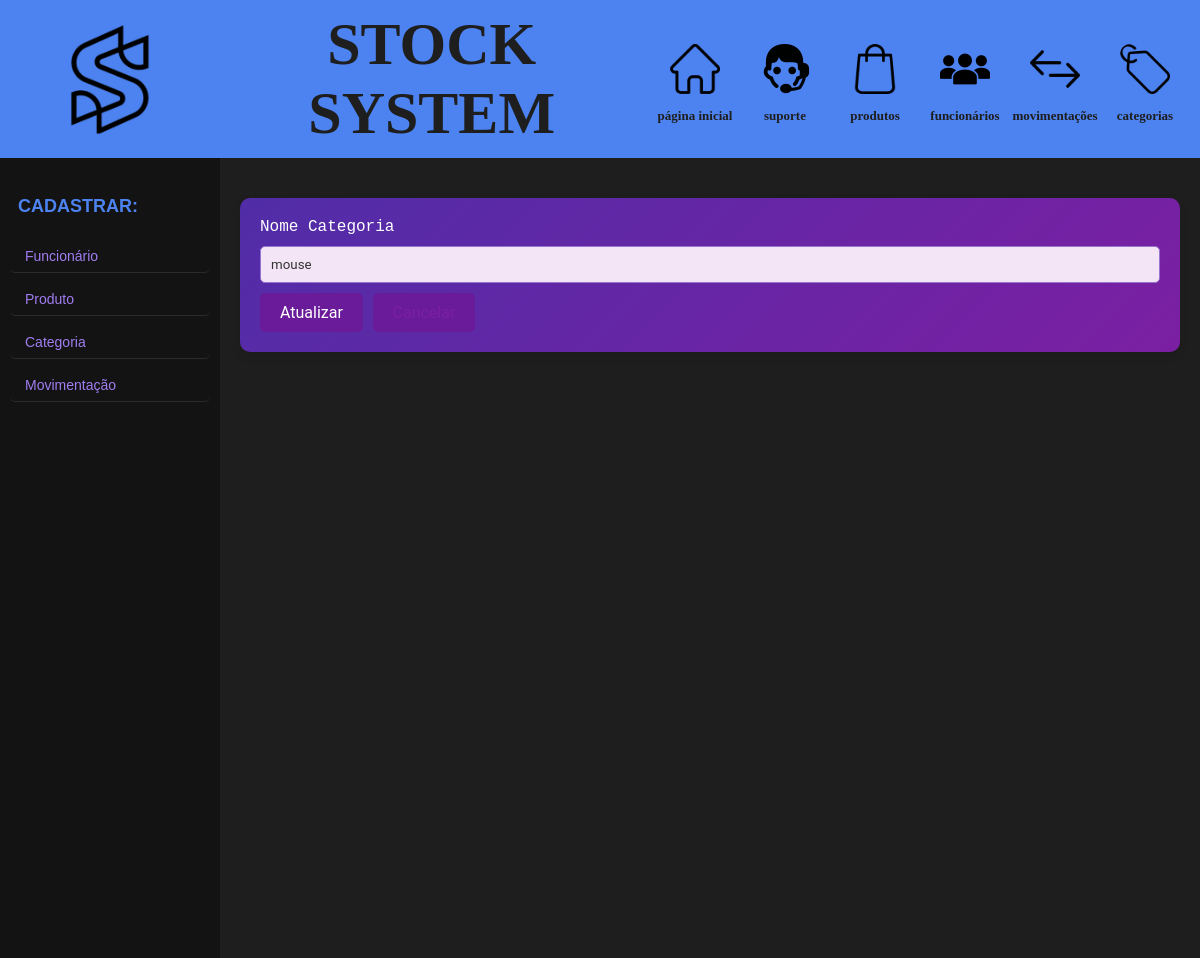
Page /editar_categoria/1 on the earlier database version.
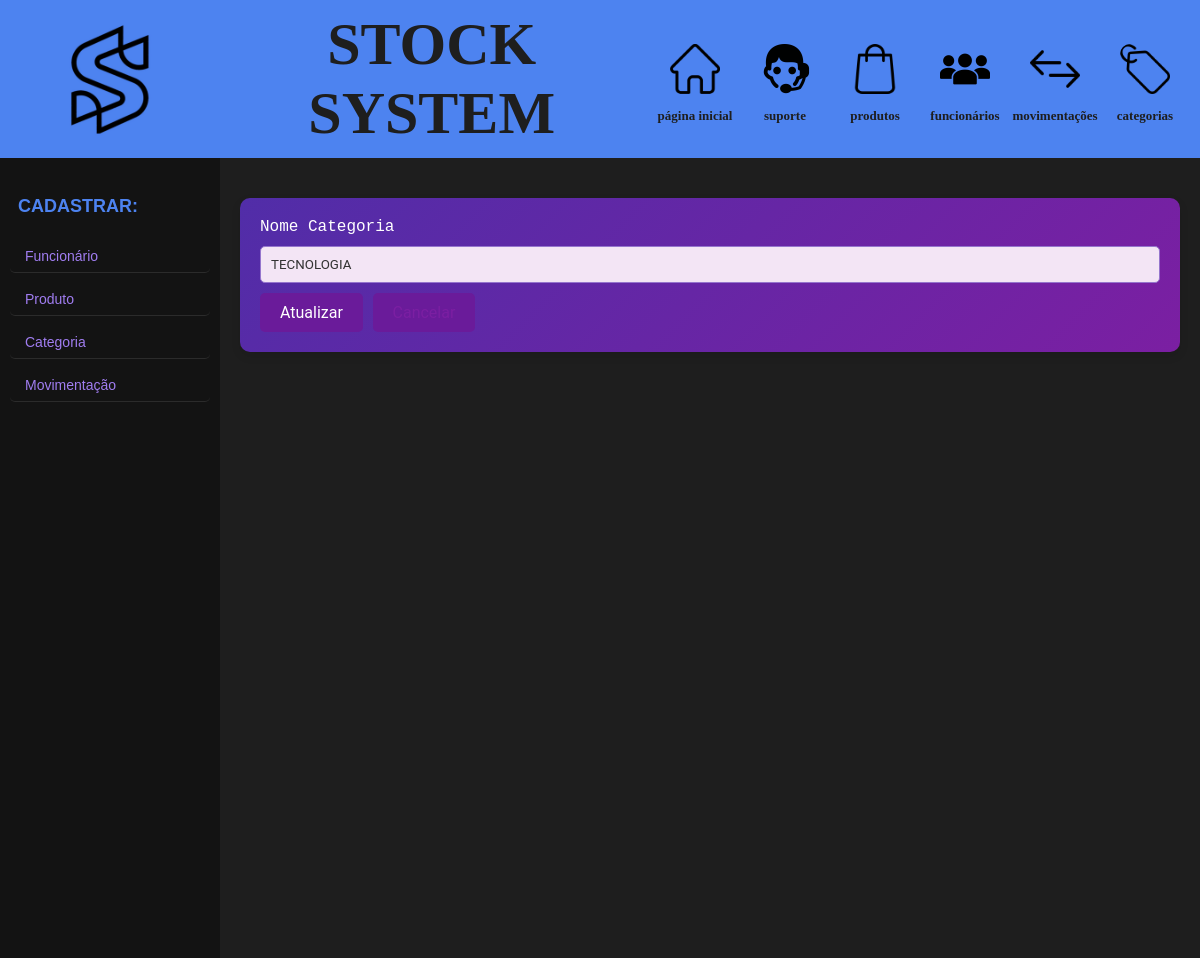
Same page on the later database version.
### models.py (models this page shows, shortened)
class Categoria(Base):
    __tablename__ = 'categoria'
    id = Column(Integer, primary_key=True)
    name_categoria = Column(String(20), nullable=False)
    def __repr__(self):
        return '<Categoria: name_categoria: {} id: {}>'.format(self.name_categoria, self.id)

### app.py (the view, shortened to what this page needs)
@app.route('/editar_categoria/<int:id_categoria>', methods=['POST', 'GET'])
def editar_categoria(id_categoria):
    categoria_resultado = db_session.execute(select(Categoria).filter_by(id=int(id_categoria))).scalar()
    print(categoria_resultado)
    if not categoria_resultado:
        flash("Categoria nÃ£o encontrado", "error")
        return redirect(url_for('categoria'))
    return render_template('editar_categoria.html', categoria=categoria_resultado)

### templates/editar_categoria.html
{% extends 'template.html' %}
{% block conteudo %}
<form action="{{url_for('editar_categoria', id_categoria=categoria.id)}}" method="POST">
    <label>Nome Categoria </label>
    <input type="text" name="form_name_categoria" value="{{categoria.name_categoria}}" required>
    <button> Atualizar</button>
    <button><a href="{{url_for('categoria')}}"> Cancelar</a></button>
</form>
{% endblock conteudo %}

Differences in the rows shown:
changed Categoria: form_name_categoria "mouse" → "TECNOLOGIA"
